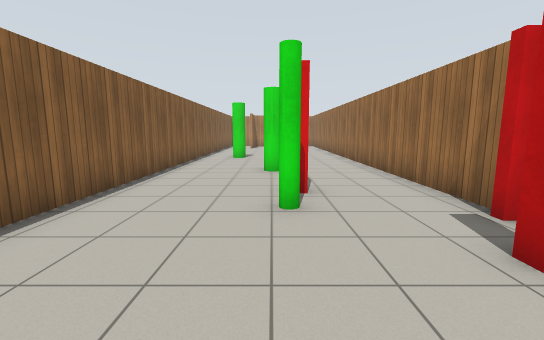
view 1 (above)

13 first-person views from a walk through a world built for the Gazebo simulator. The camera is 1.2 m above the floor, tilts 8° down and sees 90° across. The lines on the ground mark 1 m squares. The floor is counted in squares, 1 m on a side. Each view is taken from the middle of a square. On the plan, view 1 faces up. The plan holds only what a view shows up to about 12 squares ahead; the rest is blank. Simple patterns stand in for the simulator's built-in surfaces.

view 2
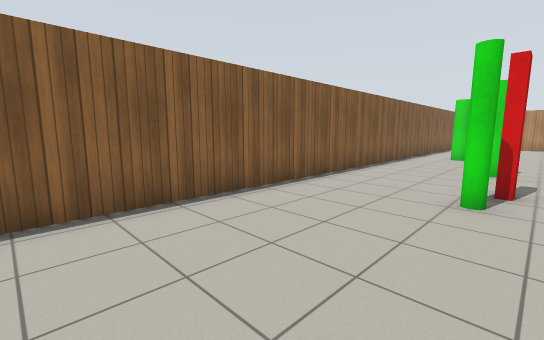

view 3
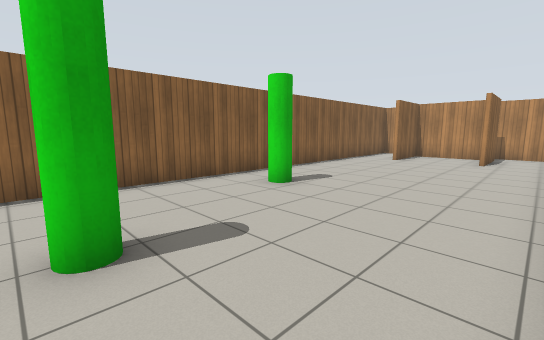

view 4
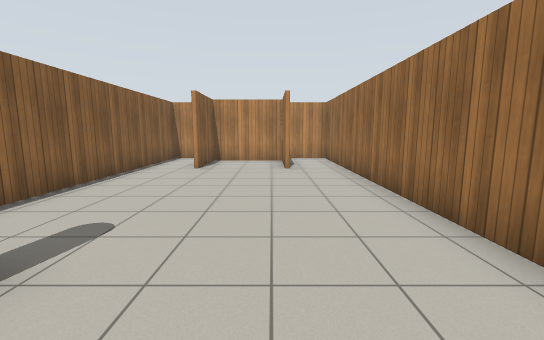

view 5
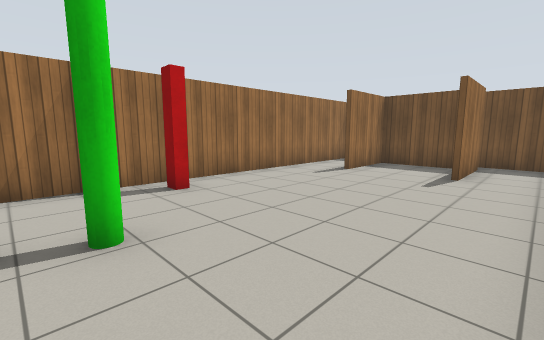

view 6
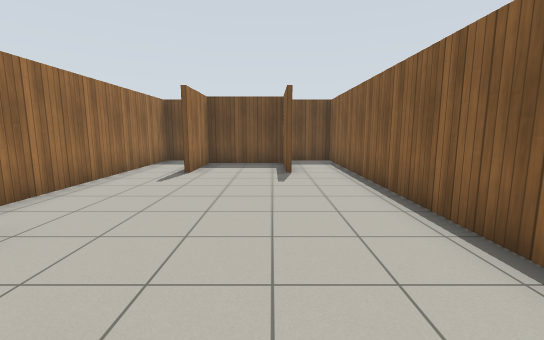

view 7
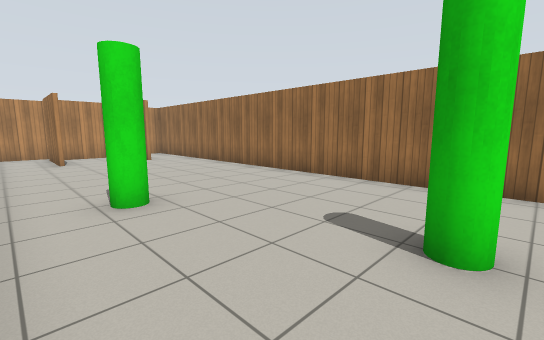

view 8
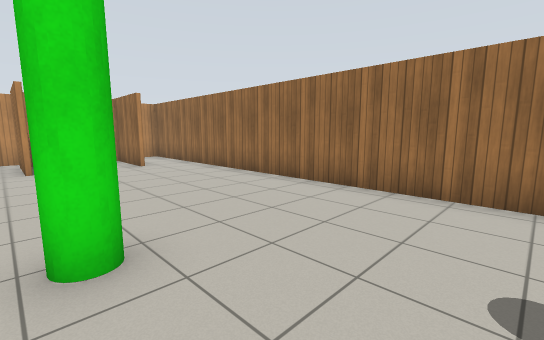

view 9
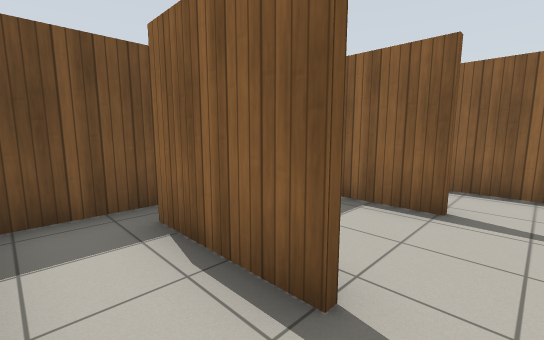

view 10
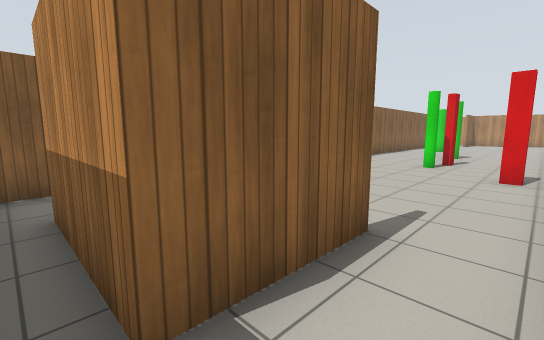

view 11
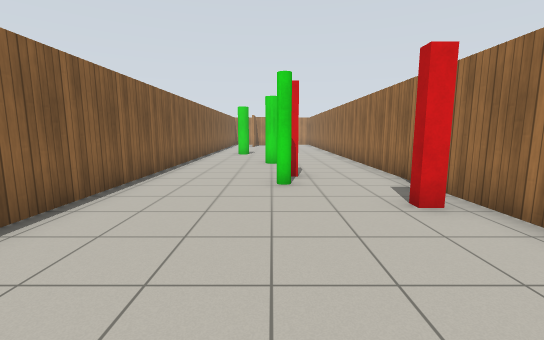

view 12
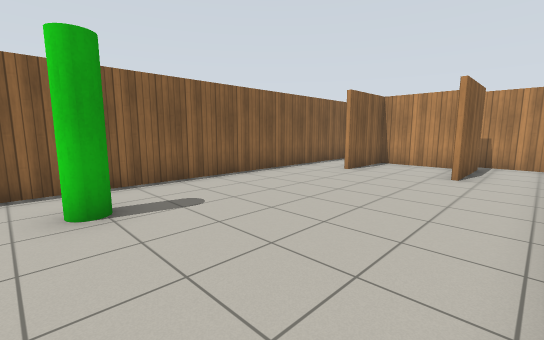

view 13
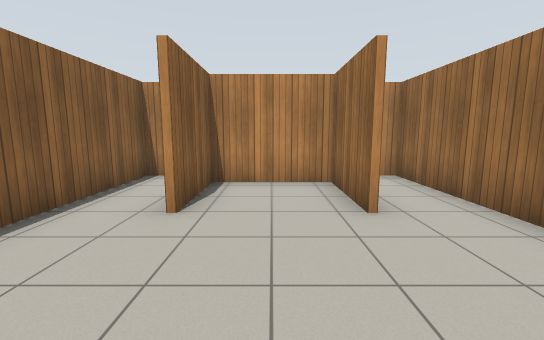

### Floor plan
Ten units are one square. View 1 is at (0, 0); x grows to the right and y downward. Boxes are objects, and circles mark ways between rooms. Rooms are numbered by the first view taken in them; rooms with no view inside come last. Other rooms are left out.
<svg viewBox="-39 -239 79 308">
<path fill="none" stroke="#000" d="M14 -199 14 -224 -14 -224 -14 -199M-16 -199 -16 -226M-14 29 -14 54 14 54 14 29M16 29 16 56M16 -226 16 -199M-14 -234 -34 -234 -34 64 -14 64M-16 56 -16 29M34 54 34 -234 14 -234M11 64 34 64 34 54M16 56 -16 56"/>
<rect x="-25" y="-135" width="20" height="10" fill="#bbb"><title>green pole</title></rect>
<rect x="-5" y="-45" width="10" height="10" fill="#bbb"><title>green pole</title></rect>
<rect x="-5" y="-95" width="10" height="20" fill="#bbb"><title>green pole</title></rect>
<rect x="5" y="-55" width="10" height="10" fill="#bbb"><title>red box</title></rect>
<rect x="25" y="-25" width="10" height="10" fill="#bbb"><title>red post</title></rect>
<rect x="25" y="-45" width="10" height="10" fill="#bbb"><title>red box</title></rect>
<circle cx="-10" cy="60" r="3" fill="#2a7"/>
<circle cx="30" cy="60" r="3" fill="#2a7"/>
<text x="0" y="-90">1</text>
<text x="10" y="60">2</text>
</svg>
Room 1 opens to room 2.

Where each view was taken, in squares from view 1:
view 1: 0 up, 0 right, facing up
view 2: 1 down, 1 right, facing up-left
view 3: 8 up, 3 right, facing up-left
view 4: 11 up, 1 right, facing up
view 5: 5 up, 3 left, facing down-right
view 6: 5 up, 1 left, facing down
view 7: 8 up, 3 left, facing up-right
view 8: 10 up, 2 left, facing up-right
view 9: 2 down, 3 right, facing down-left
view 10: 6 down, 3 right, facing up-left
view 11: 2 down, 0 right, facing up
view 12: 12 up, 3 right, facing up-left
view 13: 16 up, 0 right, facing up
